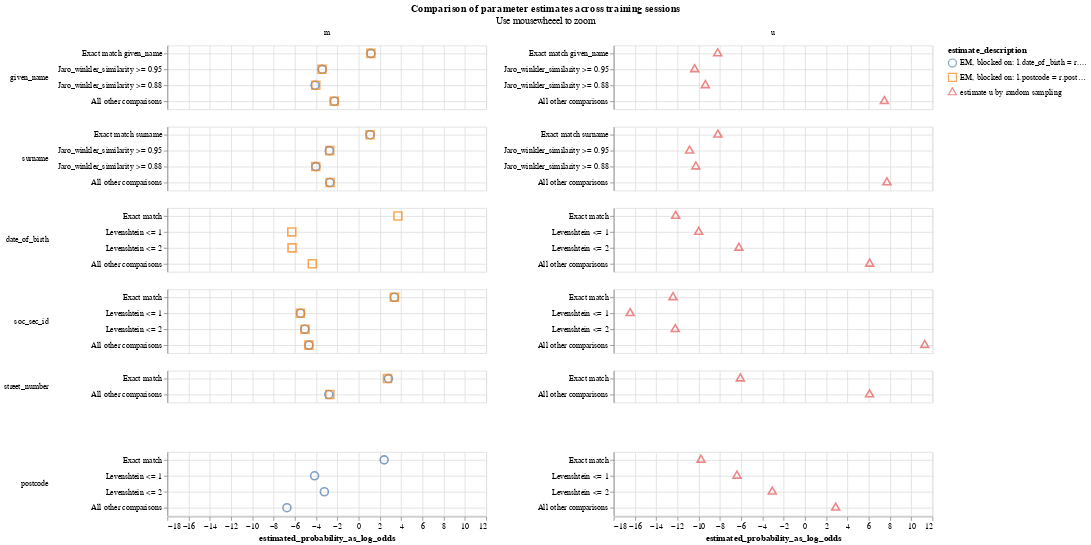

The notebook cell saved with this chart:
### Markdown cell above
For variables that aren't used in the `m`-training blocking rules, we have two estimates --- one from each of the training sessions (see for example `street_number`). We can have a look at how the values compare between them, to ensure that we don't have drastically different values, which may be indicative of an issue.

### Code cell
linker_detailed.parameter_estimate_comparisons_chart()

### Figure 1 — Vega-Lite specification as saved in the notebook (floating-point values rounded to 4 significant figures)
{"$schema": "https://vega.github.io/schema/vega-lite/v5.2.0.json", "config": {"title": {"anchor": "middle"}, "view": {"continuousHeight": 300, "continuousWidth": 400}}, "data": {"values": [{"comparison_level_label": "Exact match given_name", "comparison_name": "given_name", "comparison_sort_order": 0, "comparison_vector_value": 3, "estimate_description": "estimate u by random sampling", "estimated_probability": 0.003353, "estimated_probability_as_log_odds": -8.216, "m_or_u": "u", "sql_condition": "\"given_name_l\" = \"given_name_r\""}, {"comparison_level_label": "Exact match given_name", "comparison_name": "given_name", "comparison_sort_order": 0, "comparison_vector_value": 3, "estimate_description": "EM, blocked on: l.date_of_birth = r.date_of_birth", "estimated_probability": 0.689, "estimated_probability_as_log_odds": 1.148, "m_or_u": "m", "sql_condition": "\"given_name_l\" = \"given_name_r\""}, {"comparison_level_label": "Exact match given_name", "comparison_name": "given_name", "comparison_sort_order": 0, "comparison_vector_value": 3, "estimate_description": "EM, blocked on: l.postcode = r.postcode", "estimated_probability": 0.6897, "estimated_probability_as_log_odds": 1.153, "m_or_u": "m", "sql_condition": "\"given_name_l\" = \"given_name_r\""}, {"comparison_level_label": "Jaro_winkler_similarity >= 0.95", "comparison_name": "given_name", "comparison_sort_order": 0, "comparison_vector_value": 2, "estimate_description": "estimate u by random sampling", "estimated_probability": 0.0007508, "estimated_probability_as_log_odds": -10.38, "m_or_u": "u", "sql_condition": "jaro_winkler_similarity(\"given_name_l\", \"given_name_r\") >= 0.95"}, {"comparison_level_label": "Jaro_winkler_similarity >= 0.95", "comparison_name": "given_name", "comparison_sort_order": 0, "comparison_vector_value": 2, "estimate_description": "EM, blocked on: l.date_of_birth = r.date_of_birth", "estimated_probability": 0.08521, "estimated_probability_as_log_odds": -3.424, "m_or_u": "m", "sql_condition": "jaro_winkler_similarity(\"given_name_l\", \"given_name_r\") >= 0.95"}, {"comparison_level_label": "Jaro_winkler_similarity >= 0.95", "comparison_name": "given_name", "comparison_sort_order": 0, "comparison_vector_value": 2, "estimate_description": "EM, blocked on: l.postcode = r.postcode", "estimated_probability": 0.08393, "estimated_probability_as_log_odds": -3.448, "m_or_u": "m", "sql_condition": "jaro_winkler_similarity(\"given_name_l\", \"given_name_r\") >= 0.95"}, {"comparison_level_label": "Jaro_winkler_similarity >= 0.88", "comparison_name": "given_name", "comparison_sort_order": 0, "comparison_vector_value": 1, "estimate_description": "estimate u by random sampling", "estimated_probability": 0.001504, "estimated_probability_as_log_odds": -9.375, "m_or_u": "u", "sql_condition": "jaro_winkler_similarity(\"given_name_l\", \"given_name_r\") >= 0.88"}, {"comparison_level_label": "Jaro_winkler_similarity >= 0.88", "comparison_name": "given_name", "comparison_sort_order": 0, "comparison_vector_value": 1, "estimate_description": "EM, blocked on: l.date_of_birth = r.date_of_birth", "estimated_probability": 0.05508, "estimated_probability_as_log_odds": -4.101, "m_or_u": "m", "sql_condition": "jaro_winkler_similarity(\"given_name_l\", \"given_name_r\") >= 0.88"}, {"comparison_level_label": "Jaro_winkler_similarity >= 0.88", "comparison_name": "given_name", "comparison_sort_order": 0, "comparison_vector_value": 1, "estimate_description": "EM, blocked on: l.postcode = r.postcode", "estimated_probability": 0.05754, "estimated_probability_as_log_odds": -4.034, "m_or_u": "m", "sql_condition": "jaro_winkler_similarity(\"given_name_l\", \"given_name_r\") >= 0.88"}, {"comparison_level_label": "All other comparisons", "comparison_name": "given_name", "comparison_sort_order": 0, "comparison_vector_value": 0, "estimate_description": "estimate u by random sampling", "estimated_probability": 0.9944, "estimated_probability_as_log_odds": 7.47, "m_or_u": "u", "sql_condition": "ELSE"}, {"comparison_level_label": "All other comparisons", "comparison_name": "given_name", "comparison_sort_order": 0, "comparison_vector_value": 0, "estimate_description": "EM, blocked on: l.date_of_birth = r.date_of_birth", "estimated_probability": 0.1707, "estimated_probability_as_log_odds": -2.281, "m_or_u": "m", "sql_condition": "ELSE"}, {"comparison_level_label": "All other comparisons", "comparison_name": "given_name", "comparison_sort_order": 0, "comparison_vector_value": 0, "estimate_description": "EM, blocked on: l.postcode = r.postcode", "estimated_probability": 0.1688, "estimated_probability_as_log_odds": -2.3, "m_or_u": "m", "sql_condition": "ELSE"}, {"comparison_level_label": "Exact match surname", "comparison_name": "surname", "comparison_sort_order": 1, "comparison_vector_value": 3, "estimate_description": "estimate u by random sampling", "estimated_probability": 0.003404, "estimated_probability_as_log_odds": -8.193, "m_or_u": "u", "sql_condition": "\"surname_l\" = \"surname_r\""}, {"comparison_level_label": "Exact match surname", "comparison_name": "surname", "comparison_sort_order": 1, "comparison_vector_value": 3, "estimate_description": "EM, blocked on: l.date_of_birth = r.date_of_birth", "estimated_probability": 0.6802, "estimated_probability_as_log_odds": 1.089, "m_or_u": "m", "sql_condition": "\"surname_l\" = \"surname_r\""}, {"comparison_level_label": "Exact match surname", "comparison_name": "surname", "comparison_sort_order": 1, "comparison_vector_value": 3, "estimate_description": "EM, blocked on: l.postcode = r.postcode", "estimated_probability": 0.6767, "estimated_probability_as_log_odds": 1.065, "m_or_u": "m", "sql_condition": "\"surname_l\" = \"surname_r\""}, {"comparison_level_label": "Jaro_winkler_similarity >= 0.95", "comparison_name": "surname", "comparison_sort_order": 1, "comparison_vector_value": 2, "estimate_description": "estimate u by random sampling", "estimated_probability": 0.000539, "estimated_probability_as_log_odds": -10.86, "m_or_u": "u", "sql_condition": "jaro_winkler_similarity(\"surname_l\", \"surname_r\") >= 0.95"}, {"comparison_level_label": "Jaro_winkler_similarity >= 0.95", "comparison_name": "surname", "comparison_sort_order": 1, "comparison_vector_value": 2, "estimate_description": "EM, blocked on: l.date_of_birth = r.date_of_birth", "estimated_probability": 0.129, "estimated_probability_as_log_odds": -2.755, "m_or_u": "m", "sql_condition": "jaro_winkler_similarity(\"surname_l\", \"surname_r\") >= 0.95"}, {"comparison_level_label": "Jaro_winkler_similarity >= 0.95", "comparison_name": "surname", "comparison_sort_order": 1, "comparison_vector_value": 2, "estimate_description": "EM, blocked on: l.postcode = r.postcode", "estimated_probability": 0.1317, "estimated_probability_as_log_odds": -2.721, "m_or_u": "m", "sql_condition": "jaro_winkler_similarity(\"surname_l\", \"surname_r\") >= 0.95"}, {"comparison_level_label": "Jaro_winkler_similarity >= 0.88", "comparison_name": "surname", "comparison_sort_order": 1, "comparison_vector_value": 1, "estimate_description": "estimate u by random sampling", "estimated_probability": 0.0008088, "estimated_probability_as_log_odds": -10.27, "m_or_u": "u", "sql_condition": "jaro_winkler_similarity(\"surname_l\", \"surname_r\") >= 0.88"}, {"comparison_level_label": "Jaro_winkler_similarity >= 0.88", "comparison_name": "surname", "comparison_sort_order": 1, "comparison_vector_value": 1, "estimate_description": "EM, blocked on: l.date_of_birth = r.date_of_birth", "estimated_probability": 0.0577, "estimated_probability_as_log_odds": -4.03, "m_or_u": "m", "sql_condition": "jaro_winkler_similarity(\"surname_l\", \"surname_r\") >= 0.88"}, {"comparison_level_label": "Jaro_winkler_similarity >= 0.88", "comparison_name": "surname", "comparison_sort_order": 1, "comparison_vector_value": 1, "estimate_description": "EM, blocked on: l.postcode = r.postcode", "estimated_probability": 0.05746, "estimated_probability_as_log_odds": -4.036, "m_or_u": "m", "sql_condition": "jaro_winkler_similarity(\"surname_l\", \"surname_r\") >= 0.88"}, {"comparison_level_label": "All other comparisons", "comparison_name": "surname", "comparison_sort_order": 1, "comparison_vector_value": 0, "estimate_description": "estimate u by random sampling", "estimated_probability": 0.9952, "estimated_probability_as_log_odds": 7.71, "m_or_u": "u", "sql_condition": "ELSE"}, {"comparison_level_label": "All other comparisons", "comparison_name": "surname", "comparison_sort_order": 1, "comparison_vector_value": 0, "estimate_description": "EM, blocked on: l.date_of_birth = r.date_of_birth", "estimated_probability": 0.133, "estimated_probability_as_log_odds": -2.704, "m_or_u": "m", "sql_condition": "ELSE"}, {"comparison_level_label": "All other comparisons", "comparison_name": "surname", "comparison_sort_order": 1, "comparison_vector_value": 0, "estimate_description": "EM, blocked on: l.postcode = r.postcode", "estimated_probability": 0.1341, "estimated_probability_as_log_odds": -2.69, "m_or_u": "m", "sql_condition": "ELSE"}, {"comparison_level_label": "Exact match", "comparison_name": "date_of_birth", "comparison_sort_order": 2, "comparison_vector_value": 3, "estimate_description": "estimate u by random sampling", "estimated_probability": 0.0002172, "estimated_probability_as_log_odds": -12.17, "m_or_u": "u", "sql_condition": "\"date_of_birth_l\" = \"date_of_birth_r\""}, {"comparison_level_label": "Exact match", "comparison_name": "date_of_birth", "comparison_sort_order": 2, "comparison_vector_value": 3, "estimate_description": "EM, blocked on: l.postcode = r.postcode", "estimated_probability": 0.9283, "estimated_probability_as_log_odds": 3.695, "m_or_u": "m", "sql_condition": "\"date_of_birth_l\" = \"date_of_birth_r\""}, {"comparison_level_label": "Levenshtein <= 1", "comparison_name": "date_of_birth", "comparison_sort_order": 2, "comparison_vector_value": 2, "estimate_description": "estimate u by random sampling", "estimated_probability": 0.000974, "estimated_probability_as_log_odds": -10.0, "m_or_u": "u", "sql_condition": "levenshtein(\"date_of_birth_l\", \"date_of_birth_r\") <= 1"}, {"comparison_level_label": "Levenshtein <= 1", "comparison_name": "date_of_birth", "comparison_sort_order": 2, "comparison_vector_value": 2, "estimate_description": "EM, blocked on: l.postcode = r.postcode", "estimated_probability": 0.01261, "estimated_probability_as_log_odds": -6.291, "m_or_u": "m", "sql_condition": "levenshtein(\"date_of_birth_l\", \"date_of_birth_r\") <= 1"}, {"comparison_level_label": "Levenshtein <= 2", "comparison_name": "date_of_birth", "comparison_sort_order": 2, "comparison_vector_value": 1, "estimate_description": "estimate u by random sampling", "estimated_probability": 0.01328, "estimated_probability_as_log_odds": -6.215, "m_or_u": "u", "sql_condition": "levenshtein(\"date_of_birth_l\", \"date_of_birth_r\") <= 2"}, {"comparison_level_label": "Levenshtein <= 2", "comparison_name": "date_of_birth", "comparison_sort_order": 2, "comparison_vector_value": 1, "estimate_description": "EM, blocked on: l.postcode = r.postcode", "estimated_probability": 0.0128, "estimated_probability_as_log_odds": -6.269, "m_or_u": "m", "sql_condition": "levenshtein(\"date_of_birth_l\", \"date_of_birth_r\") <= 2"}, {"comparison_level_label": "All other comparisons", "comparison_name": "date_of_birth", "comparison_sort_order": 2, "comparison_vector_value": 0, "estimate_description": "estimate u by random sampling", "estimated_probability": 0.9855, "estimated_probability_as_log_odds": 6.089, "m_or_u": "u", "sql_condition": "ELSE"}, {"comparison_level_label": "All other comparisons", "comparison_name": "date_of_birth", "comparison_sort_order": 2, "comparison_vector_value": 0, "estimate_description": "EM, blocked on: l.postcode = r.postcode", "estimated_probability": 0.04627, "estimated_probability_as_log_odds": -4.365, "m_or_u": "m", "sql_condition": "ELSE"}, {"comparison_level_label": "Exact match", "comparison_name": "soc_sec_id", "comparison_sort_order": 3, "comparison_vector_value": 3, "estimate_description": "estimate u by random sampling", "estimated_probability": 0.0001825, "estimated_probability_as_log_odds": -12.42, "m_or_u": "u", "sql_condition": "\"soc_sec_id_l\" = \"soc_sec_id_r\""}, {"comparison_level_label": "Exact match", "comparison_name": "soc_sec_id", "comparison_sort_order": 3, "comparison_vector_value": 3, "estimate_description": "EM, blocked on: l.date_of_birth = r.date_of_birth", "estimated_probability": 0.9114, "estimated_probability_as_log_odds": 3.363, "m_or_u": "m", "sql_condition": "\"soc_sec_id_l\" = \"soc_sec_id_r\""}, {"comparison_level_label": "Exact match", "comparison_name": "soc_sec_id", "comparison_sort_order": 3, "comparison_vector_value": 3, "estimate_description": "EM, blocked on: l.postcode = r.postcode", "estimated_probability": 0.9113, "estimated_probability_as_log_odds": 3.361, "m_or_u": "m", "sql_condition": "\"soc_sec_id_l\" = \"soc_sec_id_r\""}, {"comparison_level_label": "Levenshtein <= 1", "comparison_name": "soc_sec_id", "comparison_sort_order": 3, "comparison_vector_value": 2, "estimate_description": "estimate u by random sampling", "estimated_probability": 1.117e-05, "estimated_probability_as_log_odds": -16.45, "m_or_u": "u", "sql_condition": "levenshtein(\"soc_sec_id_l\", \"soc_sec_id_r\") <= 1"}, {"comparison_level_label": "Levenshtein <= 1", "comparison_name": "soc_sec_id", "comparison_sort_order": 3, "comparison_vector_value": 2, "estimate_description": "EM, blocked on: l.date_of_birth = r.date_of_birth", "estimated_probability": 0.02216, "estimated_probability_as_log_odds": -5.463, "m_or_u": "m", "sql_condition": "levenshtein(\"soc_sec_id_l\", \"soc_sec_id_r\") <= 1"}, {"comparison_level_label": "Levenshtein <= 1", "comparison_name": "soc_sec_id", "comparison_sort_order": 3, "comparison_vector_value": 2, "estimate_description": "EM, blocked on: l.postcode = r.postcode", "estimated_probability": 0.02183, "estimated_probability_as_log_odds": -5.486, "m_or_u": "m", "sql_condition": "levenshtein(\"soc_sec_id_l\", \"soc_sec_id_r\") <= 1"}, {"comparison_level_label": "Levenshtein <= 2", "comparison_name": "soc_sec_id", "comparison_sort_order": 3, "comparison_vector_value": 1, "estimate_description": "estimate u by random sampling", "estimated_probability": 0.000211, "estimated_probability_as_log_odds": -12.21, "m_or_u": "u", "sql_condition": "levenshtein(\"soc_sec_id_l\", \"soc_sec_id_r\") <= 2"}, {"comparison_level_label": "Levenshtein <= 2", "comparison_name": "soc_sec_id", "comparison_sort_order": 3, "comparison_vector_value": 1, "estimate_description": "EM, blocked on: l.date_of_birth = r.date_of_birth", "estimated_probability": 0.02888, "estimated_probability_as_log_odds": -5.071, "m_or_u": "m", "sql_condition": "levenshtein(\"soc_sec_id_l\", \"soc_sec_id_r\") <= 2"}, {"comparison_level_label": "Levenshtein <= 2", "comparison_name": "soc_sec_id", "comparison_sort_order": 3, "comparison_vector_value": 1, "estimate_description": "EM, blocked on: l.postcode = r.postcode", "estimated_probability": 0.02942, "estimated_probability_as_log_odds": -5.044, "m_or_u": "m", "sql_condition": "levenshtein(\"soc_sec_id_l\", \"soc_sec_id_r\") <= 2"}, {"comparison_level_label": "All other comparisons", "comparison_name": "soc_sec_id", "comparison_sort_order": 3, "comparison_vector_value": 0, "estimate_description": "estimate u by random sampling", "estimated_probability": 0.9996, "estimated_probability_as_log_odds": 11.27, "m_or_u": "u", "sql_condition": "ELSE"}, {"comparison_level_label": "All other comparisons", "comparison_name": "soc_sec_id", "comparison_sort_order": 3, "comparison_vector_value": 0, "estimate_description": "EM, blocked on: l.date_of_birth = r.date_of_birth", "estimated_probability": 0.03753, "estimated_probability_as_log_odds": -4.68, "m_or_u": "m", "sql_condition": "ELSE"}, {"comparison_level_label": "All other comparisons", "comparison_name": "soc_sec_id", "comparison_sort_order": 3, "comparison_vector_value": 0, "estimate_description": "EM, blocked on: l.postcode = r.postcode", "estimated_probability": 0.03745, "estimated_probability_as_log_odds": -4.684, "m_or_u": "m", "sql_condition": "ELSE"}, {"comparison_level_label": "Exact match", "comparison_name": "street_number", "comparison_sort_order": 4, "comparison_vector_value": 1, "estimate_description": "estimate u by random sampling", "estimated_probability": 0.01457, "estimated_probability_as_log_odds": -6.079, "m_or_u": "u", "sql_condition": "\"street_number_l\" = \"street_number_r\""}, {"comparison_level_label": "Exact match", "comparison_name": "street_number", "comparison_sort_order": 4, "comparison_vector_value": 1, "estimate_description": "EM, blocked on: l.date_of_birth = r.date_of_birth", "estimated_probability": 0.8747, "estimated_probability_as_log_odds": 2.804, "m_or_u": "m", "sql_condition": "\"street_number_l\" = \"street_number_r\""}, {"comparison_level_label": "Exact match", "comparison_name": "street_number", "comparison_sort_order": 4, "comparison_vector_value": 1, "estimate_description": "EM, blocked on: l.postcode = r.postcode", "estimated_probability": 0.8677, "estimated_probability_as_log_odds": 2.714, "m_or_u": "m", "sql_condition": "\"street_number_l\" = \"street_number_r\""}, {"comparison_level_label": "All other comparisons", "comparison_name": "street_number", "comparison_sort_order": 4, "comparison_vector_value": 0, "estimate_description": "estimate u by random sampling", "estimated_probability": 0.9854, "estimated_probability_as_log_odds": 6.079, "m_or_u": "u", "sql_condition": "ELSE"}, {"comparison_level_label": "All other comparisons", "comparison_name": "street_number", "comparison_sort_order": 4, "comparison_vector_value": 0, "estimate_description": "EM, blocked on: l.date_of_birth = r.date_of_birth", "estimated_probability": 0.1253, "estimated_probability_as_log_odds": -2.804, "m_or_u": "m", "sql_condition": "ELSE"}, {"comparison_level_label": "All other comparisons", "comparison_name": "street_number", "comparison_sort_order": 4, "comparison_vector_value": 0, "estimate_description": "EM, blocked on: l.postcode = r.postcode", "estimated_probability": 0.1323, "estimated_probability_as_log_odds": -2.714, "m_or_u": "m", "sql_condition": "ELSE"}, {"comparison_level_label": "Exact match", "comparison_name": "postcode", "comparison_sort_order": 5, "comparison_vector_value": 3, "estimate_description": "estimate u by random sampling", "estimated_probability": 0.001135, "estimated_probability_as_log_odds": -9.781, "m_or_u": "u", "sql_condition": "\"postcode_l\" = \"postcode_r\""}, {"comparison_level_label": "Exact match", "comparison_name": "postcode", "comparison_sort_order": 5, "comparison_vector_value": 3, "estimate_description": "EM, blocked on: l.date_of_birth = r.date_of_birth", "estimated_probability": 0.8409, "estimated_probability_as_log_odds": 2.402, "m_or_u": "m", "sql_condition": "\"postcode_l\" = \"postcode_r\""}, {"comparison_level_label": "Levenshtein <= 1", "comparison_name": "postcode", "comparison_sort_order": 5, "comparison_vector_value": 2, "estimate_description": "estimate u by random sampling", "estimated_probability": 0.01172, "estimated_probability_as_log_odds": -6.398, "m_or_u": "u", "sql_condition": "levenshtein(\"postcode_l\", \"postcode_r\") <= 1"}, {"comparison_level_label": "Levenshtein <= 1", "comparison_name": "postcode", "comparison_sort_order": 5, "comparison_vector_value": 2, "estimate_description": "EM, blocked on: l.date_of_birth = r.date_of_birth", "estimated_probability": 0.05341, "estimated_probability_as_log_odds": -4.148, "m_or_u": "m", "sql_condition": "levenshtein(\"postcode_l\", \"postcode_r\") <= 1"}, {"comparison_level_label": "Levenshtein <= 2", "comparison_name": "postcode", "comparison_sort_order": 5, "comparison_vector_value": 1, "estimate_description": "estimate u by random sampling", "estimated_probability": 0.1059, "estimated_probability_as_log_odds": -3.078, "m_or_u": "u", "sql_condition": "levenshtein(\"postcode_l\", \"postcode_r\") <= 2"}, {"comparison_level_label": "Levenshtein <= 2", "comparison_name": "postcode", "comparison_sort_order": 5, "comparison_vector_value": 1, "estimate_description": "EM, blocked on: l.date_of_birth = r.date_of_birth", "estimated_probability": 0.09648, "estimated_probability_as_log_odds": -3.227, "m_or_u": "m", "sql_condition": "levenshtein(\"postcode_l\", \"postcode_r\") <= 2"}, {"comparison_level_label": "All other comparisons", "comparison_name": "postcode", "comparison_sort_order": 5, "comparison_vector_value": 0, "estimate_description": "estimate u by random sampling", "estimated_probability": 0.8813, "estimated_probability_as_log_odds": 2.892, "m_or_u": "u", "sql_condition": "ELSE"}, {"comparison_level_label": "All other comparisons", "comparison_name": "postcode", "comparison_sort_order": 5, "comparison_vector_value": 0, "estimate_description": "EM, blocked on: l.date_of_birth = r.date_of_birth", "estimated_probability": 0.009216, "estimated_probability_as_log_odds": -6.748, "m_or_u": "m", "sql_condition": "ELSE"}]}, "encoding": {"color": {"field": "estimate_description", "type": "nominal"}, "column": {"field": "m_or_u", "title": null, "type": "nominal"}, "row": {"field": "comparison_name", "header": {"labelAlign": "left", "labelAnchor": "middle", "labelAngle": 0}, "sort": {"field": "comparison_sort_order"}, "title": null, "type": "nominal"}, "shape": {"field": "estimate_description", "scale": {"range": ["circle", "square", "triangle", "diamond"]}, "type": "nominal"}, "tooltip": [{"field": "comparison_name", "type": "nominal"}, {"field": "estimate_description", "type": "nominal"}, {"field": "estimated_probability", "type": "quantitative"}], "x": {"field": "estimated_probability_as_log_odds", "type": "quantitative"}, "y": {"axis": {"grid": true, "title": null}, "field": "comparison_level_label", "sort": {"field": "comparison_vector_value", "order": "descending"}, "type": "nominal"}}, "mark": {"filled": false, "opacity": 0.7, "size": 100, "type": "point"}, "resolve": {"scale": {"y": "independent"}}, "selection": {"selection_zoom": {"bind": "scales", "encodings": ["x"], "type": "interval"}}, "title": {"subtitle": "Use mousewheeel to zoom", "text": "Comparison of parameter estimates across training sessions"}}
